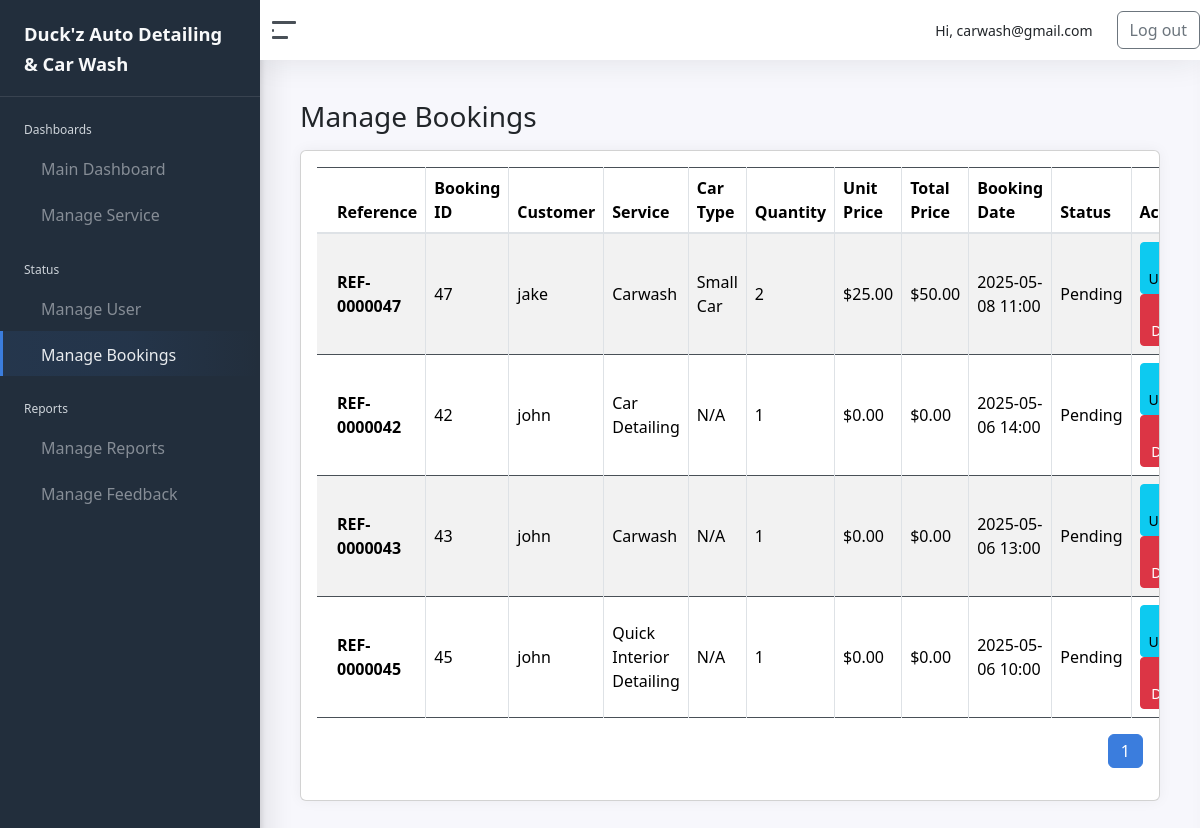
The page /admin/manage_bookings.php (signed in) on the database its author committed.
### tables this page shows
CREATE TABLE `bookings` (
  `BookingID` int(11) NOT NULL,
  `CustomerID` int(11) NOT NULL,
  `ServiceID` int(11) NOT NULL,
  `BookingDate` datetime DEFAULT current_timestamp(),
  `StatusID` int(11) DEFAULT 1,
  `NumberOfCars` int(11) DEFAULT 1,
  `CarType` varchar(50) DEFAULT NULL,
  `CarQuantity` int(11) NOT NULL DEFAULT 1,
  `CarTypeID` int(11) NOT NULL
);

CREATE TABLE `customer` (
  `CustomerID` int(11) NOT NULL,
  `Username` varchar(50) NOT NULL,
  `EmailAddress` varchar(100) NOT NULL,
  `Age` int(11) DEFAULT NULL,
  `Password` varchar(255) NOT NULL,
  `ConfirmPassword` varchar(255) NOT NULL,
  `ProfilePicture` varchar(255) DEFAULT NULL,
  `ServiceID` int(11) DEFAULT NULL,
  `BookingDate` datetime DEFAULT NULL,
  `StatusID` int(11) DEFAULT 1,
  `is_google_user` tinyint(1) DEFAULT 0,
  `Status` enum('Active','Blocked') NOT NULL DEFAULT 'Active',
  `otp_code` varchar(6) DEFAULT NULL,
  `otp_expires_at` datetime DEFAULT NULL
);

CREATE TABLE `service` (
  `ServiceID` int(11) NOT NULL,
  `ServiceName` varchar(100) NOT NULL,
  `Description` text DEFAULT NULL,
  `ImagePath` varchar(255) DEFAULT NULL,
  `BasePrice` decimal(10,2) NOT NULL DEFAULT 0.00
);

CREATE TABLE `car_types` (
  `CarTypeID` int(11) NOT NULL,
  `TypeName` varchar(50) NOT NULL,
  `Description` varchar(255) DEFAULT NULL,
  `BasePrice` decimal(10,2) NOT NULL,
  `EstimatedDuration` int(11) NOT NULL COMMENT 'Duration in minutes'
);

CREATE TABLE `status` (
  `StatusID` int(11) NOT NULL,
  `StatusName` varchar(20) NOT NULL
);

### admin/includes/reference.php (called while the page is built)
<?php
function generateBookingReference($bookingID) {
    return 'REF-' . str_pad($bookingID, 7, '0', STR_PAD_LEFT);
}
?>

### admin/manage_bookings.php (the view, shortened to what this page needs)
<?php
require_once '../connection/conn.php';
require_once 'includes/reference.php';
$limit = 10;
$page = max((int)($_GET['page'] ?? 1), 1);
$offset = ($page - 1) * $limit;
$totalBookings = mysqli_fetch_assoc(mysqli_query($conn, "SELECT COUNT(*) AS total FROM bookings"))['total'];
$totalPages = ceil($totalBookings / $limit);
$query = "
    SELECT
        b.BookingID,
        b.BookingDate,
        b.StatusID,
        c.Username AS CustomerName,
        s.ServiceName,
        st.StatusName,
        ct.TypeName AS CarType,
        b.CarQuantity,
        ct.BasePrice,
        (b.CarQuantity * ct.BasePrice) AS TotalPrice
    FROM bookings b
    JOIN customer c ON b.CustomerID = c.CustomerID
    JOIN service s ON b.ServiceID = s.ServiceID
    JOIN status st ON b.StatusID = st.StatusID
    LEFT JOIN car_types ct ON b.CarTypeID = ct.CarTypeID
    ORDER BY b.BookingDate DESC
    LIMIT $limit OFFSET $offset
";
$result = mysqli_query($conn, $query);
?>
<!DOCTYPE html>
<html lang="en">
<?php include 'includes/head.php'; ?>
<body>
<div class="wrapper">
    <?php include 'includes/sidebar.php'; ?>
    <div class="main">
        <?php include 'includes/navbar.php'; ?>
        <main class="content">
            <div class="container-fluid p-0">
                <h1 class="h3 mb-3">Manage Bookings</h1>
                <div class="card">
                    <div class="card-body table-responsive">
                        <table class="table table-striped table-bordered">
                            <thead>
                                <tr>
                                    <th>Reference</th>
                                    <th>Booking ID</th>
                                    <th>Customer</th>
                                    <th>Service</th>
                                    <th>Car Type</th>
                                    <th>Quantity</th>
                                    <th>Unit Price</th>
                                    <th>Total Price</th>
                                    <th>Booking Date</th>
                                    <th>Status</th>
                                    <th>Action</th>
                                </tr>
                            </thead>
                            <tbody>
                                <?php while ($row = mysqli_fetch_assoc($result)) : ?>
                                    <tr>
                                        <td><strong><?= generateBookingReference($row['BookingID']); ?></strong></td>
                                        <td><?= $row['BookingID']; ?></td>
                                        <td><?= htmlspecialchars($row['CustomerName']); ?></td>
                                        <td><?= htmlspecialchars($row['ServiceName']); ?></td>
                                        <td><?= htmlspecialchars($row['CarType'] ?? 'N/A'); ?></td>
                                        <td><?= $row['CarQuantity']; ?></td>
                                        <td>$<?= number_format($row['BasePrice'] ?? 0, 2); ?></td>
                                        <td>$<?= number_format($row['TotalPrice'] ?? 0, 2); ?></td>
                                        <td><?= date('Y-m-d H:i', strtotime($row['BookingDate'])); ?></td>
                                        <td><?= htmlspecialchars($row['StatusName']); ?></td>
                                        <td>
                                            <button class="btn btn-info btn-sm" onclick="editBooking(<?= $row['BookingID']; ?>)" data-bs-toggle="modal" data-bs-target="#updateStatusModal">
                                                <i class="fa fa-edit"></i> Update
                                            </button>
                                            <button class="btn btn-danger btn-sm" onclick="setDeleteBookingID(<?= $row['BookingID']; ?>)" data-bs-toggle="modal" data-bs-target="#deleteBookingModal">
                                                <i class="fa fa-trash"></i> Delete
                                            </button>
                                        </td>
                                    </tr>
                                <?php endwhile; ?>
                            </tbody>
                        </table>
                        <div class="d-flex justify-content-end mt-3">
                            <nav>
                                <ul class="pagination">
                                    <?php for ($i = 1; $i <= $totalPages; $i++): ?>
                                        <li class="page-item <?= ($i == $page) ? 'active' : ''; ?>">
                                            <a class="page-link" href="?page=<?= $i; ?>"><?= $i; ?></a>
                                        </li>
                                    <?php endfor; ?>
                                </ul>
                            </nav>
                        </div>
                    </div>
                </div>
            </div>
        </main>
    </div>
</div>
<link href="https://cdn.jsdelivr.net/npm/bootstrap@5.3.3/dist/css/bootstrap.min.css" rel="stylesheet">
</body>
</html>

### admin/css/admin-style.css (style rules this page uses)
html { scroll-behavior: smooth; }
body { background-color: #f8f9fa; font-family: 'Segoe UI', Tahoma, Geneva, Verdana, sans-serif; color: #333; }
.content { max-height: 100vh; overflow-y: auto; }
.wrapper { height: 100vh; }
.main { flex: 1; overflow-y: auto; padding-bottom: 50px; height: calc(100vh - 60px); }
.card { border: 1px solid #ddd; margin-bottom: 20px; transition: transform 0.3s ease-in-out, box-shadow 0.3s ease; border-radius: 10px; opacity: 0; animation: fadeInUp 0.8s forwards; }
.card-body { padding: 20px; background-color: #ffffff; border-radius: 10px; }

### rows shown on the page
bookings: BookingID "REF-0000047", BookingID "47", CustomerID.Username "jake", ServiceID.ServiceName "Carwash", CarTypeID.TypeName "Small Car", CarQuantity "2", CarTypeID.BasePrice "25.00", TotalPrice "50.00", BookingDate "2025-05-08 11:00", StatusID.StatusName "Pending"
bookings: BookingID "REF-0000042", BookingID "42", CustomerID.Username "john", ServiceID.ServiceName "Car Detailing", CarType "N/A", CarQuantity "1", BasePrice "0.00", TotalPrice "0.00", BookingDate "2025-05-06 14:00", StatusID.StatusName "Pending"
bookings: BookingID "REF-0000043", BookingID "43", CustomerID.Username "john", ServiceID.ServiceName "Carwash", CarType "N/A", CarQuantity "1", BasePrice "0.00", TotalPrice "0.00", BookingDate "2025-05-06 13:00", StatusID.StatusName "Pending"
bookings: BookingID "REF-0000045", BookingID "45", CustomerID.Username "john", ServiceID.ServiceName "Quick Interior Detailing", CarType "N/A", CarQuantity "1", BasePrice "0.00", TotalPrice "0.00", BookingDate "2025-05-06 10:00", StatusID.StatusName "Pending"

### other values the page prints
$_SESSION["email"] "carwash@gmail.com"
